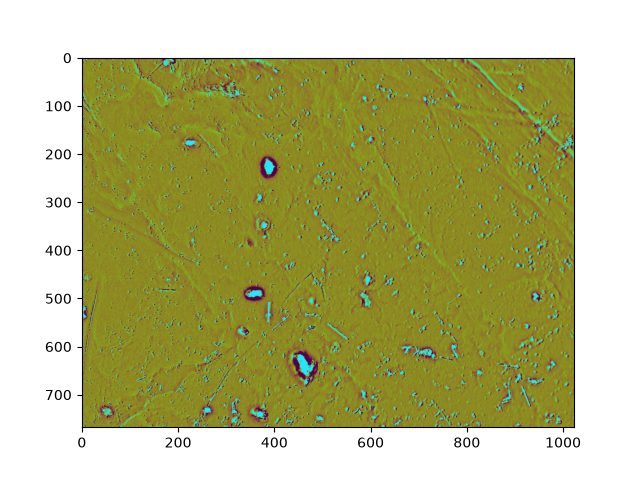
#> input picture Katharina_optical_profiler/notebooks/image4.png, 640 x 480 px
$ jupyter execute 'Test feature detection.ipynb'
#> lines starting #> are read from the running program, lines starting #| are printed output that depends on the picture
[cell 1]
from math import sqrt
from skimage import data
from skimage.feature import blob_dog, blob_log, blob_doh
from skimage.color import rgb2gray

import matplotlib.pyplot as plt
import cv2

from pathlib import Path
import sys
sys.path.append(str(Path("..").resolve()))

[cell 2]
# image = cv2.imread(Path("../images/Screenshot 2026-09-08 015223"), cv2.IMREAD_COLOR_RGB)

[cell 3]
image2 = cv2.imread(Path("../notebooks/image4.png"), cv2.IMREAD_COLOR_RGB)
#> image2 is the input picture: shape (480, 640, 3); mean B, G, R 126.8, 182.9, 182.7

[cell 4]
#image = data.hubble_deep_field()[0:500, 0:500]
image_gray = rgb2gray(image2)
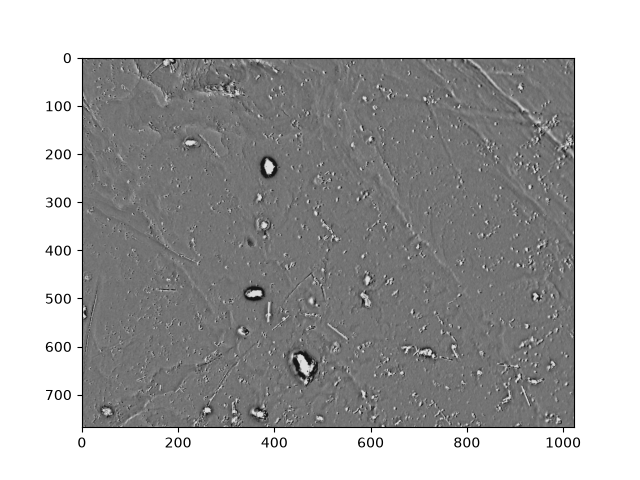
#> image_gray: shape (480, 640) float64; min 0, max 1, mean 0.67

blobs_log = blob_log(image_gray, max_sigma=10, num_sigma=3, threshold=0.1)
#> blobs_log = 1117 rows, first 8: [444, 361, 1], [348, 49, 1], [444, 457, 1], [344, 49, 1], [316, 84, 1], [440, 457, 1], [108, 58, 1], [108, 67, 1]

# Compute radii in the 3rd column.
blobs_log[:, 2] = blobs_log[:, 2] * sqrt(2)

blobs_dog = blob_dog(image_gray, max_sigma=10, threshold=0.1)
#> blobs_dog = 685 rows, first 8: [167, 269, 2.56], [444, 457, 1], [444, 361, 1], [348, 49, 1], [293, 258, 1.6], [293, 254, 2.56], [410, 207, 1.6], [359, 301, 2.56]
blobs_dog[:, 2] = blobs_dog[:, 2] * sqrt(2)

blobs_doh = blob_doh(image_gray, max_sigma=10, threshold=0.01)
#> blobs_doh = 135 rows, first 8: [166, 268, 6], [474, 634, 10], [389, 45, 1], [368, 305, 6], [301, 45, 1], [441, 575, 3], [441, 566, 3], [441, 557, 3]

blobs_list = [blobs_log, blobs_dog, blobs_doh]
colors = ['yellow', 'lime', 'red']
titles = ['Laplacian of Gaussian', 'Difference of Gaussian', 'Determinant of Hessian']
sequence = zip(blobs_list, colors, titles)

fig, axes = plt.subplots(1, 3, figsize=(9, 3), sharex=True, sharey=True)
ax = axes.ravel()

for idx, (blobs, color, title) in enumerate(sequence):
    ax[idx].set_title(title)
    ax[idx].imshow(image2)
    for blob in blobs:
        y, x, r = blob
        c = plt.Circle((x, y), r, color=color, linewidth=2, fill=False)
        ax[idx].add_patch(c)
    ax[idx].set_axis_off()
#> this loop made 3 passes
#> (color, title) on passes 1 to 3: ('yellow', 'Laplacian of Gaussian'), ('lime', 'Difference of Gaussian'), ('red', 'Determinant of Hessian')

plt.tight_layout()
plt.show()
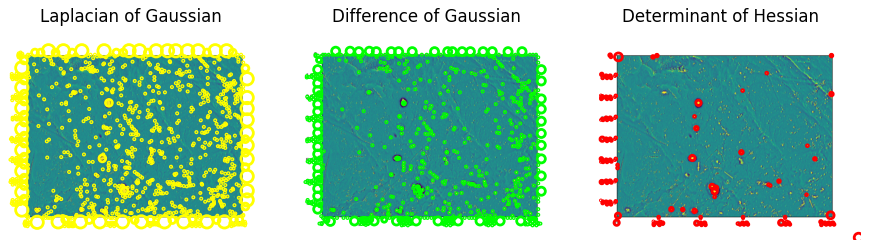
#> figure drawn by matplotlib, 3 panels; B, G, R data is drawn as R, G, B

$ run again, with Katharina_optical_profiler/notebooks/NaCl sample 4 auto stitched 50x optical.jpeg saved as Katharina_optical_profiler/notebooks/image4.png
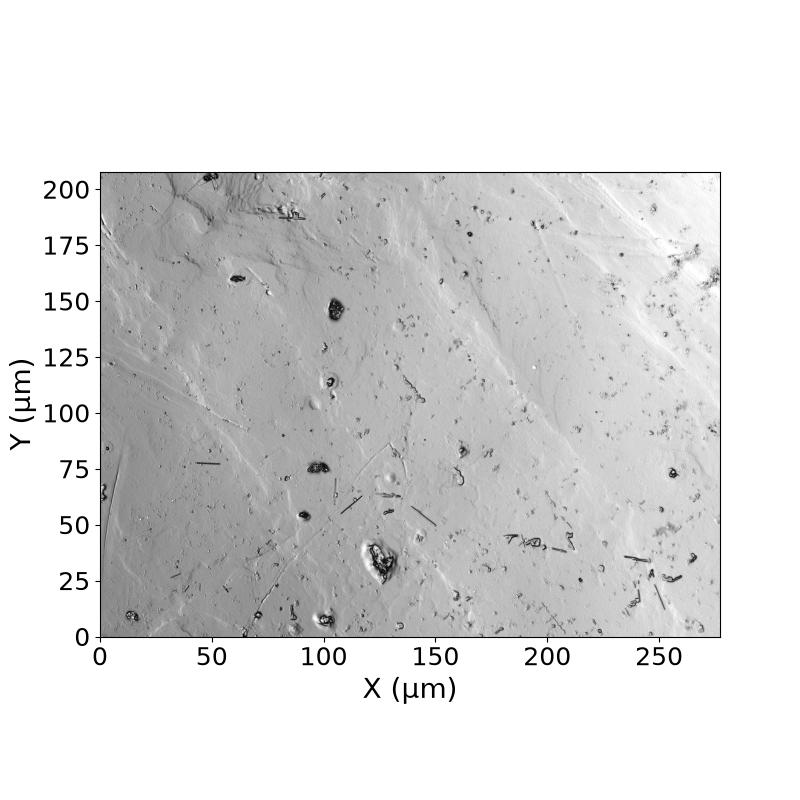
#> input picture Katharina_optical_profiler/notebooks/NaCl sample 4 auto stitched 50x optical.jpeg, 800 x 800 px
#> image2 is the input picture: shape (800, 800, 3); min 0, max 255, mean 219.4
#> blobs_log = 1500 rows, first 8: [661, 531, 1], [651, 657, 1], [683, 372, 1], [520, 64, 1], [691, 372, 1], [464, 80, 1], [576, 80, 1], [463, 67, 1]
#> blobs_dog = 892 rows, first 8: [651, 657, 1], [651, 202, 1], [576, 80, 1], [520, 64, 1], [464, 80, 1], [352, 80, 1], [296, 64, 1], [651, 434, 1]
#> blobs_doh = 219 rows, first 8: [701, 404, 2], [695, 432, 2], [695, 422, 2], [695, 442, 2], [587, 61, 3], [662, 526, 3], [662, 638, 3], [678, 377, 2]
#> the loop `for idx, (blobs, color, title) in enumerate(sequence):` made 3 passes
#> (color, title) on passes 1 to 3: ('yellow', 'Laplacian of Gaussian'), ('lime', 'Difference of Gaussian'), ('red', 'Determinant of Hessian')
#> `plt.show()`:
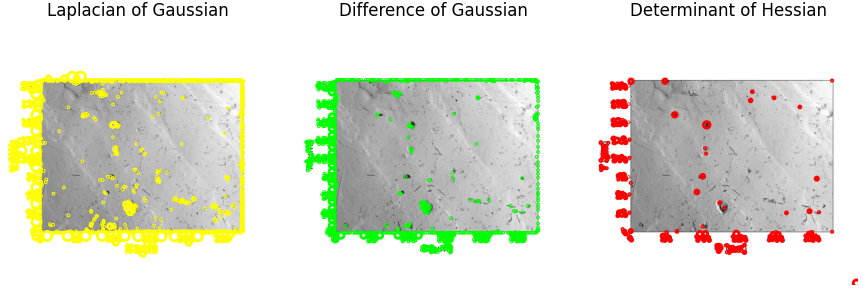
#> figure drawn by matplotlib, 3 panels

$ run again, with Katharina_optical_profiler/notebooks/NaCl sample 4 stitched 50x uncorr.jpeg saved as Katharina_optical_profiler/notebooks/image4.png
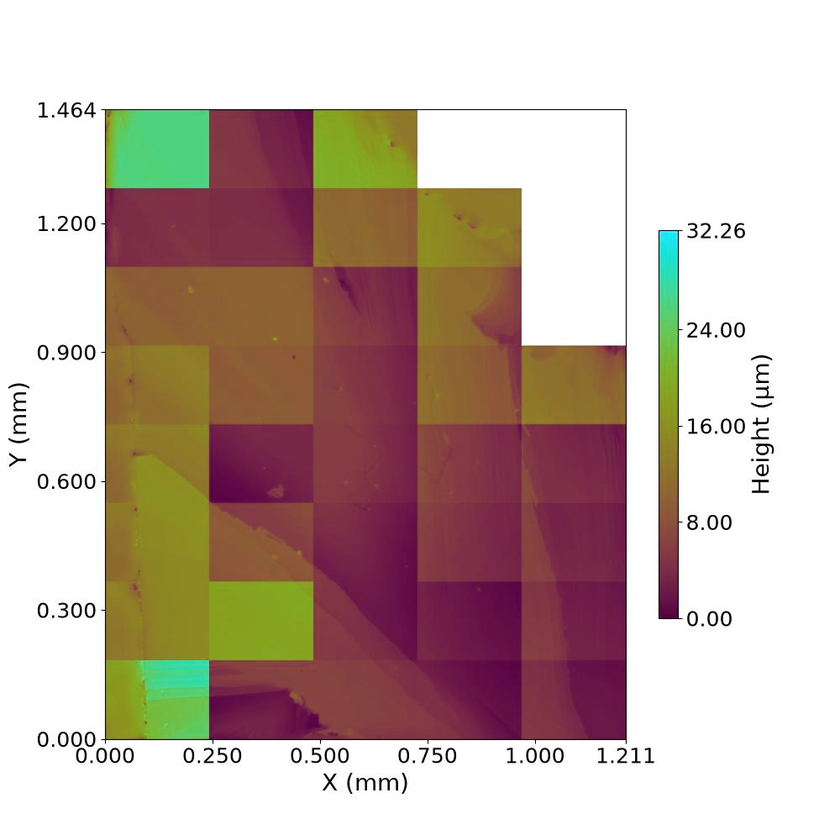
#> input picture Katharina_optical_profiler/notebooks/NaCl sample 4 stitched 50x uncorr.jpeg, 840 x 840 px, shrunk from 1000 x 1000 before the run
#> image2 is the input picture: shape (840, 840, 3); mean B, G, R 169, 177.6, 196.7
#> `image_gray = rgb2gray(image2)`:
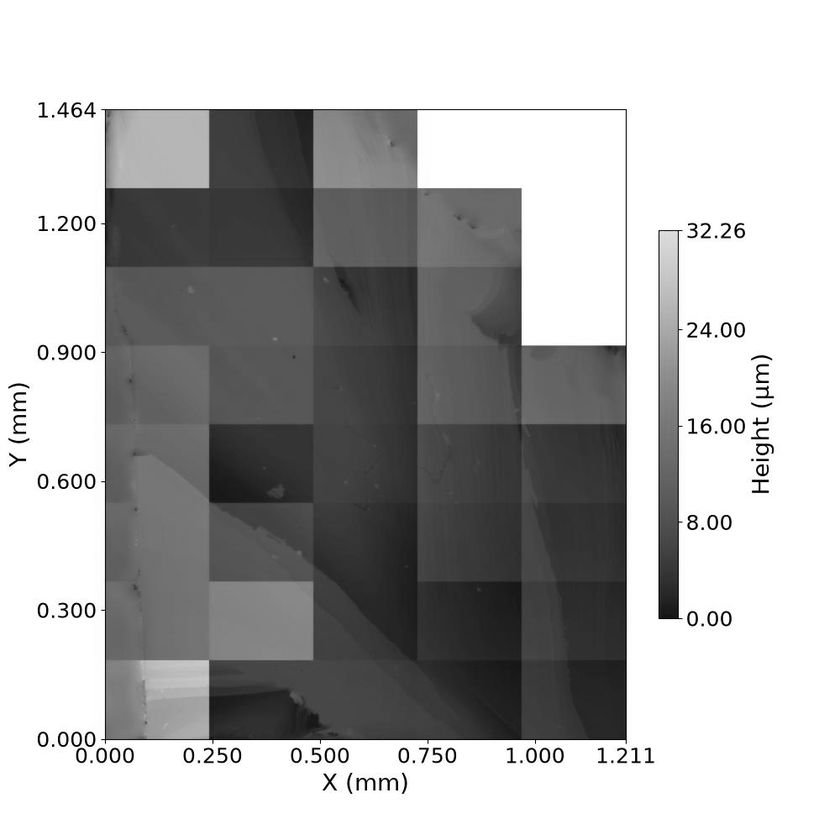
#> image_gray: shape (840, 840) float64; min 0, max 1, mean 0.695
#> blobs_log = 1681 rows, first 8: [751, 221, 1], [751, 315, 1], [751, 436, 1], [447, 769, 1], [472, 760, 1], [471, 765, 1], [606, 64, 1], [106, 75, 1]
#> blobs_dog = 1020 rows, first 8: [330, 705, 1], [518, 692, 1], [110, 89, 1], [110, 62, 1], [751, 221, 1], [471, 760, 1], [606, 63, 1], [468, 760, 1]
#> blobs_doh = 290 rows, first 8: [115, 52, 2], [335, 715, 2], [229, 52, 2], [744, 52, 2], [236, 715, 2], [111, 75, 3], [480, 766, 2], [415, 23, 2]
#> the loop `for idx, (blobs, color, title) in enumerate(sequence):` made 3 passes
#> (color, title) on passes 1 to 3: ('yellow', 'Laplacian of Gaussian'), ('lime', 'Difference of Gaussian'), ('red', 'Determinant of Hessian')
#> `plt.show()`:
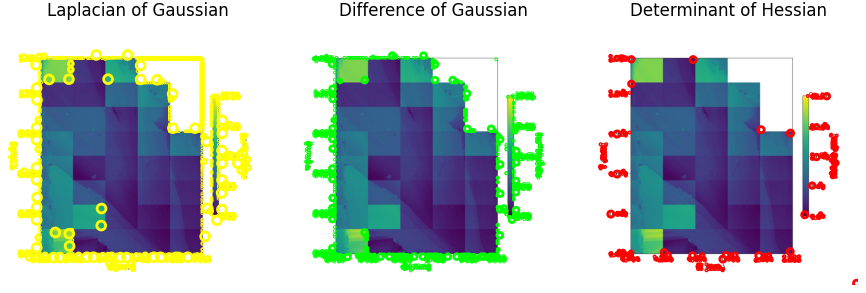
#> figure drawn by matplotlib, 3 panels; B, G, R data is drawn as R, G, B
